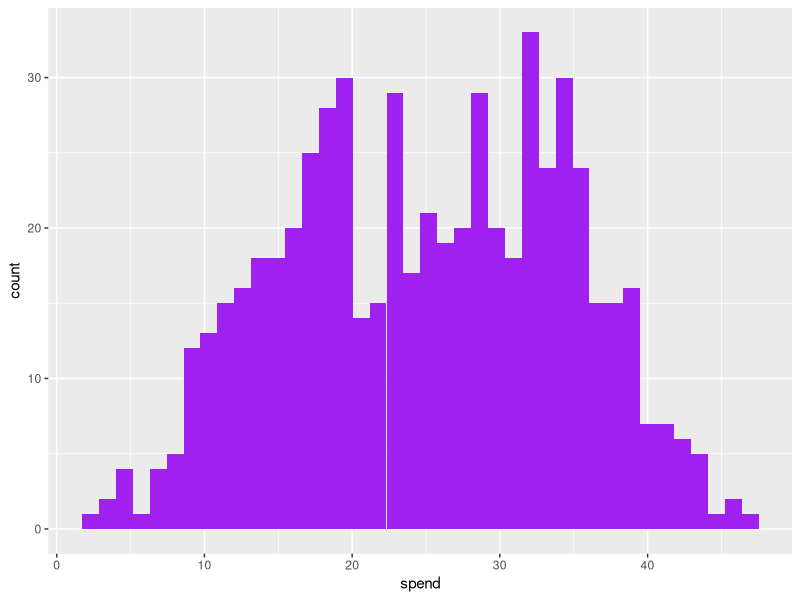
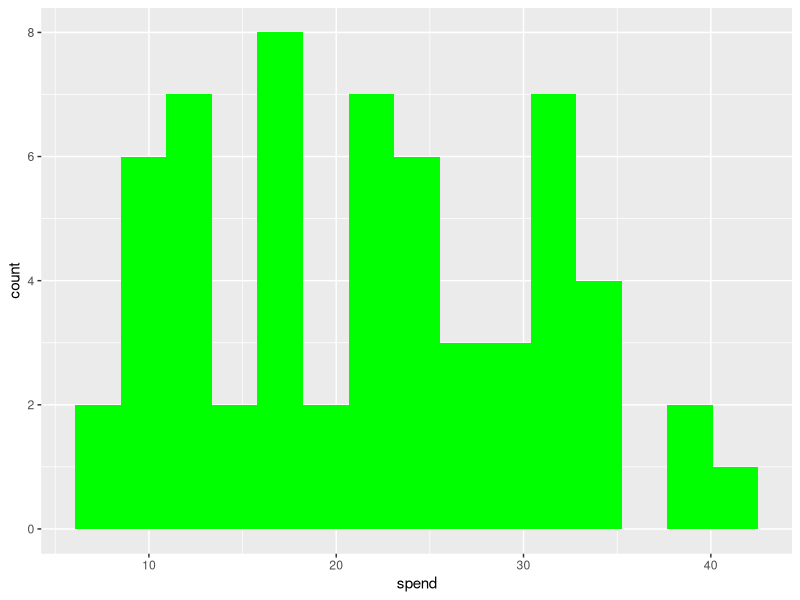
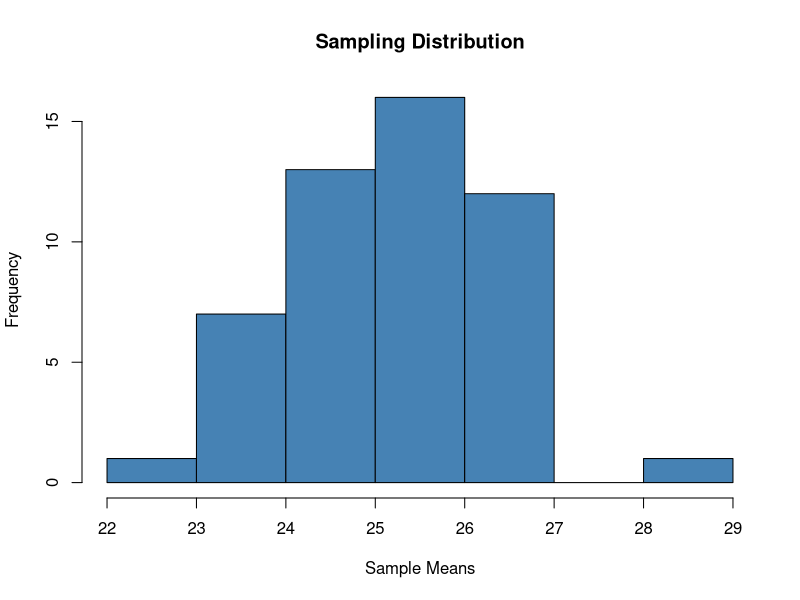
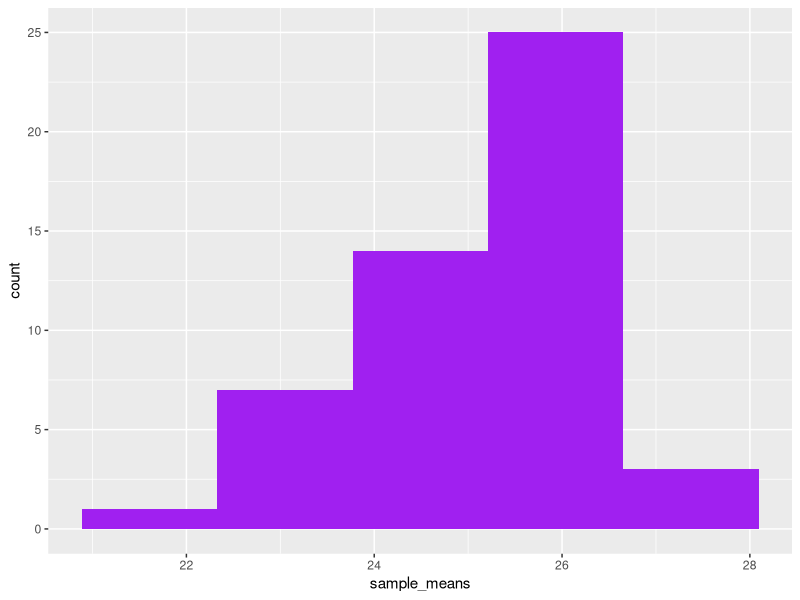

Write R code to recreate these figures, in order.
# Make a dataframe with 600 data points using stratified sampling

library(dplyr)
library(tidyverse)

# Declare some Parameters
sam_n = 60.0

# Make this example reproducible
set.seed(1)

# Create the spend figures per group
s1 <- abs(rnorm(150, mean=35, sd=5))
s2 <- abs(rnorm(150, mean=30, sd=5))
s3 <- abs(rnorm(150, mean=20, sd=5))
s4 <- abs(rnorm(150, mean=15, sd=5))

spend = c(s1, s2, s3, s4)
spend

#create data frame
df <- data.frame(group = rep(c('LH C', 'LH FO', 'SH C', 'SH FO'), each=150),
                 spend)

df <- tibble::rowid_to_column(df, "ID")

#view first six rows of data frame
head(df)

# Descriptive Statistics for the whole population
summary(df)
df %>% glimpse()
ggplot(data = df, aes(x = spend)) +
  geom_histogram(bins=40, fill = 'purple')

# Create a sampling function
sampling_function <- function(df_name) {
  
  samID <- sample(df_name$ID, size = sam_n)
  # print("hello from your function")
  sam <- filter(df_name, ID %in% samID)
  print(sam)
  return (sam)
}

# Get a test sample
sam <- sampling_function(df)
sam

# Get the confidence inteval for 95% manually
sam_mean = mean(sam$spend)
sam_sd = sd(sam$spend)
standard_error = sam_sd / sqrt(sam_n)
standard_error
int_low = sam_mean - (1.96 * standard_error)
int_high = sam_mean + (1.96 * standard_error)
print(paste("Mean", sam_mean, " 95% [", int_low, ",", int_high, "]"))

# Get the same inteval using a model
test <- lm(spend ~ 1, sam)
summary(test)
confint(test, level=0.95)


# Summary of our sample
summary(sam)
sam %>% glimpse()
ggplot(data = sam, aes(x = spend)) +
  geom_histogram(bins=15, fill = 'green')

# Generate a Sampling Distribution in R
# Define number of samples
n = 50

# Create empty vector of length n
sample_means = rep(NA, n)

# Fill empty vector with means
for(i in 1:n){
  sample_means[i] = c(mean(sampling_function(df)$spend))
}

# View first six sample means
head(sample_means)

#create histogram to visualize the sampling distribution
hist(sample_means, main = "Sampling Distribution", xlab = "Sample Means", col = "steelblue")

ggplot(mapping = aes(x = sample_means)) +
  geom_histogram(bins=n/10, fill = 'purple')

summary(sample_means)
summary(df$spend)

# The more samples there are, the close the two means will be.
